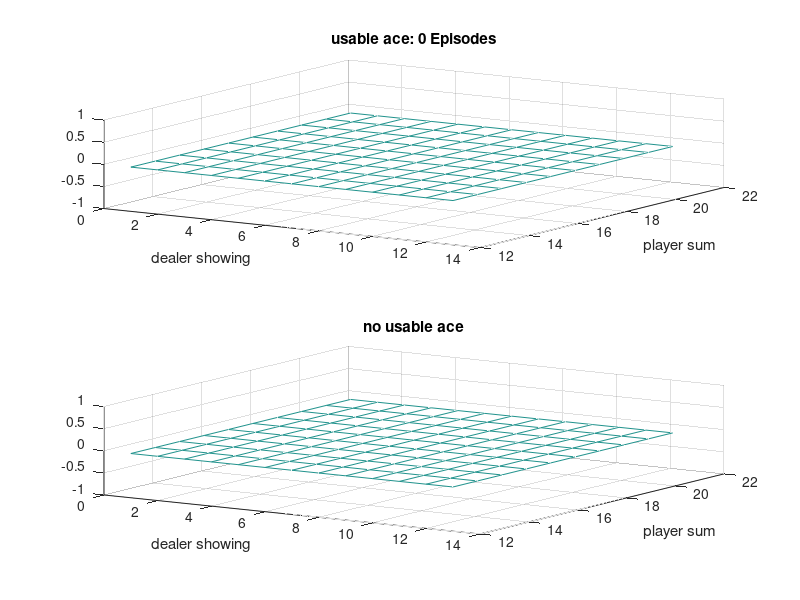
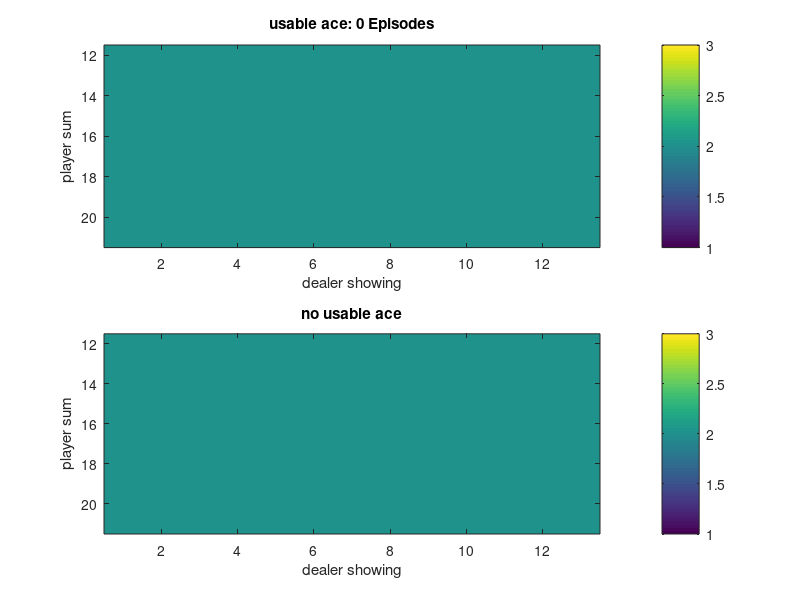

The MATLAB script that drew these images, in order: (Note: this script raises an error after producing the figures.)
clear
clc

%% Blackjack Game Play

TOTAL_GAMES = 5e6;

% states
player_possible_sum = 12:21;
dealer_showing_card = 1:13;
ace_status = [1 2]; %["not usable","usable"];


% actions
player_actions = ["stick","hit"];


%% Monte Carlo Exploring Starts Method 

% Initialization

% Monte Carlo ES parameters

% our initial policy is to always hit "2"
Pi = 2*ones(length(player_possible_sum), length(dealer_showing_card), length(ace_status)); 

Q = zeros(length(player_possible_sum), length(dealer_showing_card), length(ace_status), length(player_actions));
V = zeros(length(player_possible_sum), length(dealer_showing_card), length(ace_status));

Returns = zeros(length(player_possible_sum), length(dealer_showing_card), length(ace_status), length(player_actions));
Counts = zeros(length(player_possible_sum), length(dealer_showing_card), length(ace_status), length(player_actions));
Q_matrix_size = [length(player_possible_sum), length(dealer_showing_card), length(ace_status), length(player_actions)];
state_matrix_size = [length(player_possible_sum), length(dealer_showing_card), length(ace_status)];

%% Computation

V_non_usable_ace = V(:,:,1);
V_usable_ace = V(:,:,2);

Pi_non_usable_ace = flip(Pi(:,:,1));
Pi_usable_ace = flip(Pi(:,:,2));
str = sprintf("usable ace: %d Episodes",0);

figure(1)
subplot(2,1,1);
v_ace = mesh(dealer_showing_card,player_possible_sum,V_usable_ace);
xlabel( 'dealer showing' ); ylabel( 'player sum' ); axis xy; view([33,39]);
v_title = title( str );
subplot(2,1,2);
v_non_ace = mesh(dealer_showing_card,player_possible_sum,V_non_usable_ace);
xlabel( 'dealer showing' ); ylabel( 'player sum' ); axis xy; view([33,39]);
title( 'no usable ace' );

figure(2)
subplot(2,1,1);
pi_ace = imagesc(dealer_showing_card,player_possible_sum,Pi_usable_ace); colorbar;
xlabel( 'dealer showing' ); ylabel( 'player sum' )
pi_title = title( str );
subplot(2,1,2);
pi_non_ace = imagesc(dealer_showing_card,player_possible_sum,Pi_non_usable_ace);  colorbar;
xlabel( 'dealer showing' ); ylabel( 'player sum' )
title( 'no usable ace' );

step_for_display = 1000;
count_for_display = 0;
for game_num = 0:TOTAL_GAMES
    
    % initialize deck per game
    deck = shuffle_cards();
    
    % player gets first two cards  
    player_cards = deck(1:2);
    [player_value, usable_ace] = hands_value(player_cards);
    deck(1:2) = []; % remove cards from deck
    
    % dealer gets two cards
    dealer_cards = deck(1:2);
    dealer_value = hands_value(dealer_cards);
    dealer_showing = dealer_cards(1);
    deck(1:2) = []; % remove cards from deck
    
    % player with less than 12 always hits
    while player_value < 12
        player_cards(end + 1) = deck(1); % hit
        deck(1) = []; % remove card from deck
        [player_value, usable_ace] = hands_value(player_cards);
    end
    
    % state depends on current player sum, dealer show card, usable ace
    state_visits = []; % start with empty history
    state_visits(1,:) = [player_value, dealer_showing, usable_ace];
    
    % action picked at visited state
    action_taken = []; % start with empty string array
   
    % EXPLORING START
    action_taken(1,:) = randi([1 2]);
    
    while (action_taken(end) == 2 && player_value < 22)
        
        % take next card
        player_cards(end + 1) = deck(1);
        deck(1) = [];
        player_value = hands_value(player_cards);
        
        if player_value <= 21
            state_visits(end+1,:) = [player_value, dealer_showing, usable_ace];
            action_taken(end+1,:) = Pi(player_value - 11, dealer_showing, usable_ace);
        end
%         
%         if player_value > 19
%             action_taken(end+1,:) = 1; % player will stick only at 20 and 21
%         else
%             action_taken(end+1,:) = Pi(player_value - 11, dealer_showing, usable_ace);
%         end
        
    end
    
    % policy at dealer (hit until hand value is 17)
    
    while (dealer_value < 17)
        dealer_cards(end + 1) = deck(1);
        deck(1) = [];
        dealer_value = hands_value(dealer_cards);
    end
    
    % calculate rewards
    reward = calculate_reward(player_value,dealer_value);
    
    n_state_visited = size(state_visits,1);
    
    % policy evaluation
    for si = 1:n_state_visited
        
        % get state and action
        player_value_at_state = state_visits(si,1);
        dealer_showing_at_state = state_visits(si,2);
        usable_ace_at_state = state_visits(si,3);
        action_taken_at_state = action_taken(si);
        
        if player_value_at_state >= 12 && player_value_at_state <= 21
            
            % state-action evaluation
            state_action_value_index = sub2ind(Q_matrix_size,...
                                  player_value_at_state - 11,...
                                  dealer_showing_at_state,...
                                  usable_ace_at_state,...
                                  action_taken_at_state);
           
            Counts(state_action_value_index) = Counts(state_action_value_index) + 1;
            Returns(state_action_value_index) = Returns(state_action_value_index) + reward;
            Q(state_action_value_index) = Returns(state_action_value_index)/Counts(state_action_value_index);
            
            
            % policy improvement
            [Q_at_greedy_action, greedy_action] = max(Q(player_value_at_state-11,dealer_showing_at_state,usable_ace_at_state,:));
            
            policy_index = sub2ind(state_matrix_size,...
                               player_value_at_state - 11,...
                               dealer_showing_at_state,...
                               usable_ace_at_state);
            
            Pi(policy_index) = greedy_action;          
            
            % state value evaluation
            state_index = sub2ind(state_matrix_size,...
                               player_value_at_state - 11,...
                               dealer_showing_at_state,...
                               usable_ace_at_state);
           
            V(state_index) = Q_at_greedy_action;
        end
        
        
    end
    
    
    
    
%     if game_num == TEST_EPISODE
%         Vpi = Sreturns./Scounts;
% 
%         Vpi_non_usable_ace = Vpi(:,:,1);
%         Vpi_usable_ace = Vpi(:,:,2);
% 
%         figure(1)
%         subplot(2,1,1);
%         mesh(dealer_showing_card,player_possible_sum,Vpi_usable_ace);
%         xlabel( 'dealer showing' ); ylabel( 'player sum' ); axis xy; view([33,39]);
%         title( 'usable ace: 100000 Episodes' )
%         subplot(2,1,2);
%         mesh(dealer_showing_card,player_possible_sum,Vpi_non_usable_ace);
%         xlabel( 'dealer showing' ); ylabel( 'player sum' ); axis xy; view([33,39]);
%         title( 'no usable ace' );
%     
%     end
    
    if count_for_display == game_num
        pi_non_ace.CData = flip(Pi(:,:,1));
        pi_ace.CData = flip(Pi(:,:,2));
        v_ace.ZData = V(:,:,1);
        v_ace.CData = V(:,:,1);
        v_non_ace.ZData = V(:,:,2);
        v_non_ace.CData = V(:,:,2);
        str = sprintf("usable ace: %d Episodes",game_num);
        v_title.String = str;
        pi_title.String = str;
        drawnow;
        count_for_display = count_for_display + step_for_display;
    end
end

V_non_usable_ace = V(:,:,1);
V_usable_ace = V(:,:,2);

Pi_non_usable_ace = flip(Pi(:,:,1));
Pi_usable_ace = flip(Pi(:,:,2));

str = sprintf("usable ace: %d Episodes",TOTAL_GAMES);



















